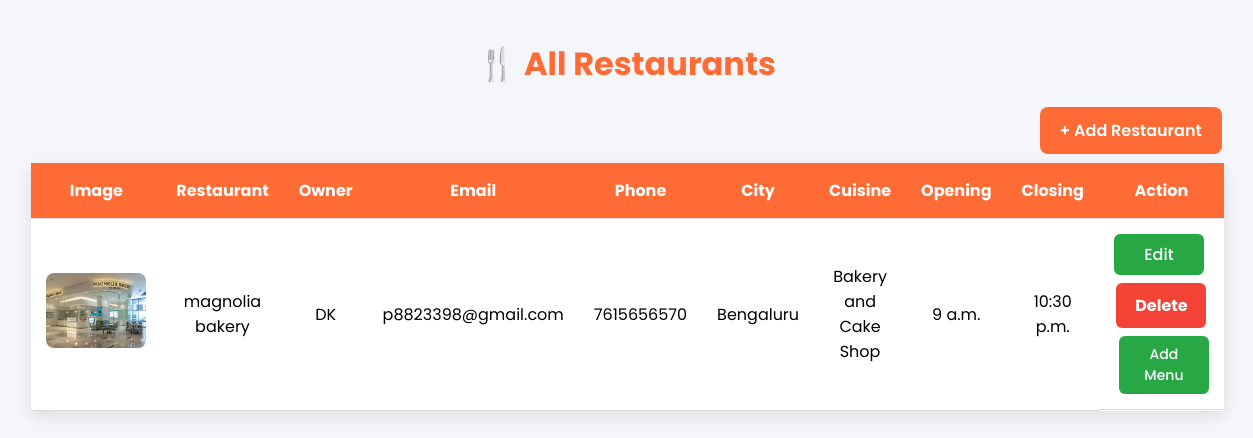
/open_show_restaurants, run on an earlier commit of the app's database.
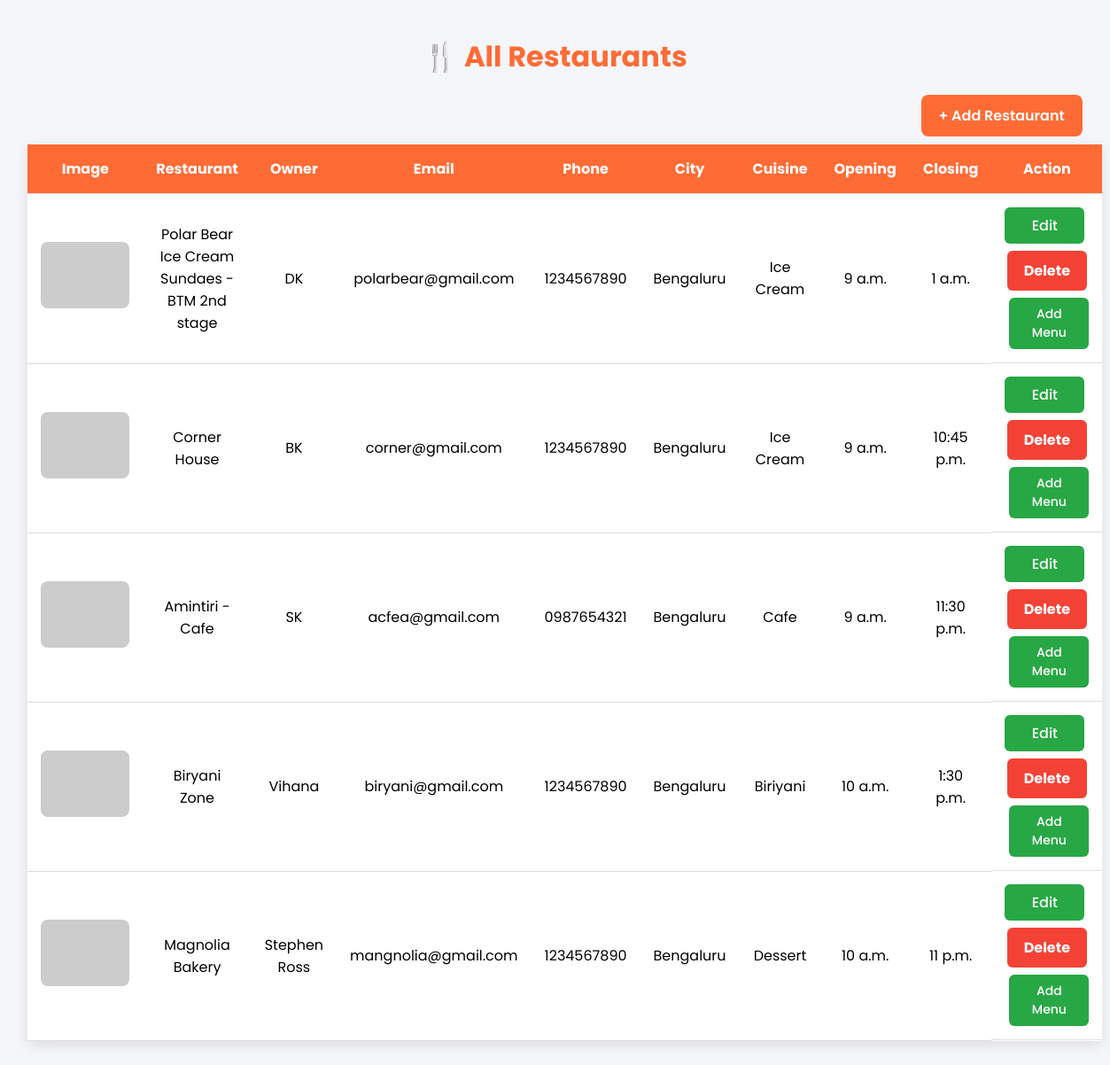
And on a later commit of the database.
### delivery/models.py (models this page shows)
class Restaurant(models.Model):
    restaurant_name = models.CharField(max_length=100)
    owner_name = models.CharField(max_length=100)
    email = models.EmailField(unique=True)
    phone = models.CharField(max_length=15)
    address = models.TextField()
    city = models.CharField(max_length=100)
    pincode = models.CharField(max_length=10)
    cuisine = models.CharField(max_length=100)
    opening_time = models.TimeField()
    closing_time = models.TimeField()
    rating = models.DecimalField(
        max_digits=2,
        decimal_places=1,
        default=0.0
    )
    image = models.URLField(
    max_length=500,
    blank=True,
    default="https://images.pexels.com/photos/262978/pexels-photo-262978.jpeg"
)

### delivery/views.py (the view)
# urls.py: path("open_show_restaurants", views.open_show_restaurants, name="open_show_restaurants"),
def open_show_restaurants(request):
    restaurants = Restaurant.objects.all()
    context = {
        "restaurants": restaurants
    }
    return render(request, "delivery/show_restaurants.html", context)

### delivery/templates/delivery/show_restaurants.html (shortened to what this page needs)
{% load static %}
<!DOCTYPE html>
<html lang="en">
<head>
    <link rel="stylesheet" href="{% static 'delivery/show_restaurants.css' %}">
</head>
<body>
<div class="container">
    <h1>🍴 All Restaurants</h1>
    <div class="top-buttons">
        <a href="{% url 'open_add_restaurant' %}" class="add-btn">
            + Add Restaurant
        </a>
    </div>
    <table>
        <thead>
            <tr>
                <th>Image</th>
                <th>Restaurant</th>
                <th>Owner</th>
                <th>Email</th>
                <th>Phone</th>
                <th>City</th>
                <th>Cuisine</th>
                <th>Opening</th>
                <th>Closing</th>
                <th>Action</th>
            </tr>
        </thead>
        <tbody>
        {% for restaurant in restaurants %}
        <tr>
            <td>
    {% if restaurant.image %}
        <img class="restaurant-img"
             src="{{ restaurant.image }}"
             alt="{{ restaurant.restaurant_name }}"
             onerror="this.onerror=null; this.src='https://placehold.co/300x200?text=Image+Unavailable';">
    {% else %}
        <img class="restaurant-img"
             src="https://placehold.co/300x200?text=No+Image"
             alt="No restaurant image">
    {% endif %}
</td>
            <td>{{ restaurant.restaurant_name }}</td>
            <td>{{ restaurant.owner_name }}</td>
            <td>{{ restaurant.email }}</td>
            <td>{{ restaurant.phone }}</td>
            <td>{{ restaurant.city }}</td>
            <td>{{ restaurant.cuisine }}</td>
            <td>{{ restaurant.opening_time }}</td>
            <td>{{ restaurant.closing_time }}</td>
            <td class="action-buttons">
                <a href="{% url 'open_update_restaurant' restaurant.id %}" class="edit-btn">
                    Edit
                </a>
                <a href="{% url 'delete_restaurant' restaurant.id %}"
                   class="delete-btn"
                   onclick="return confirm('Are you sure you want to delete this restaurant?')">
                    Delete
                </a>
                <a href="{% url 'open_add_menu' restaurant.id %}" class="menu-btn">
    Add Menu
</a>
            </td>
        </tr>
        {% empty %}
        <tr>
            <td colspan="10" style="text-align:center;">
                No Restaurants Found.
            </td>
        </tr>
        {% endfor %}
        </tbody>
    </table>
</div>
</body>
</html>

### delivery/static/delivery/show_restaurants.css (style rules this page uses)
* { margin:0; padding:0; box-sizing:border-box; font-family:'Poppins',sans-serif; }
body { background:#f5f6fa; }
.container { width:95%; margin:40px auto; }
h1 { text-align:center; color:#ff6b35; margin-bottom:30px; }
.top-buttons { text-align:right; margin-bottom:20px; }
.add-btn { text-decoration:none; background:#ff6b35; color:white; padding:12px 20px; border-radius:8px; font-weight:600; }
table { width:100%; border-collapse:collapse; background:white; box-shadow:0 5px 15px rgba(0,0,0,.1); }
thead { background:#ff6b35; color:white; }
th,td { padding:15px; text-align:center; border-bottom:1px solid #ddd; }
img { width:80px; height:60px; object-fit:cover; border-radius:8px; }
.edit-btn { text-decoration:none; background:#28a745; color:white; padding:8px 15px; border-radius:5px; margin-right:5px; }
.delete-btn { text-decoration:none; background:#dc3545; color:white; padding:8px 15px; border-radius:5px; }
.action-buttons { display: flex; flex-direction: column; gap: 8px; align-items: center; }
.edit-btn, .delete-btn { width: 90px; text-align: center; padding: 8px 0; color: white; text-decoration: none; border-radius: 6px; font-weight: 500; }
.edit-btn { background: #28a745; }
.delete-btn { background: #dc3545; }
table { width: 100%; border-collapse: collapse; }
th, td { padding: 15px; text-align: center; vertical-align: middle; }
.restaurant-img { width: 100px; height: 75px; object-fit: cover; border-radius: 8px; }
.delete-btn { background:#f44336; color:white; padding:10px 18px; border-radius:6px; text-decoration:none; font-weight:bold; }
.menu-btn { display: inline-block; padding: 8px 14px; background-color: #28a745; color: white; text-decoration: none; border-radius: 6px; font-size: 14px; font-weight: 500; transition: 0.3s ease; margin-left: 5px; }

What changed in the data, as far as the page shows it:
removed Restaurant: image (picture), restaurant_name "magnolia bakery", owner_name "DK", email "p8823398@gmail.com", phone "7615656570", city "Bengaluru", cuisine "Bakery and Cake Shop", opening_time "9 a.m.", closing_time "10:30 p.m."
added Restaurant: restaurant_name "Polar Bear Ice Cream Sundaes - BTM 2nd stage", owner_name "DK", email "polarbear@gmail.com", phone "1234567890", city "Bengaluru", cuisine "Ice Cream", opening_time "9 a.m.", closing_time "1 a.m."
added Restaurant: restaurant_name "Corner House", owner_name "BK", email "corner@gmail.com", phone "1234567890", city "Bengaluru", cuisine "Ice Cream", opening_time "9 a.m.", closing_time "10:45 p.m."
added Restaurant: restaurant_name "Amintiri - Cafe", owner_name "SK", email "acfea@gmail.com", phone "0987654321", city "Bengaluru", cuisine "Cafe", opening_time "9 a.m.", closing_time "11:30 p.m."
added Restaurant: restaurant_name "Biryani Zone", owner_name "Vihana", email "biryani@gmail.com", phone "1234567890", city "Bengaluru", cuisine "Biriyani", opening_time "10 a.m.", closing_time "1:30 p.m."
added Restaurant: restaurant_name "Magnolia Bakery", owner_name "Stephen Ross", email "mangnolia@gmail.com", phone "1234567890", city "Bengaluru", cuisine "Dessert", opening_time "10 a.m.", closing_time "11 p.m."
